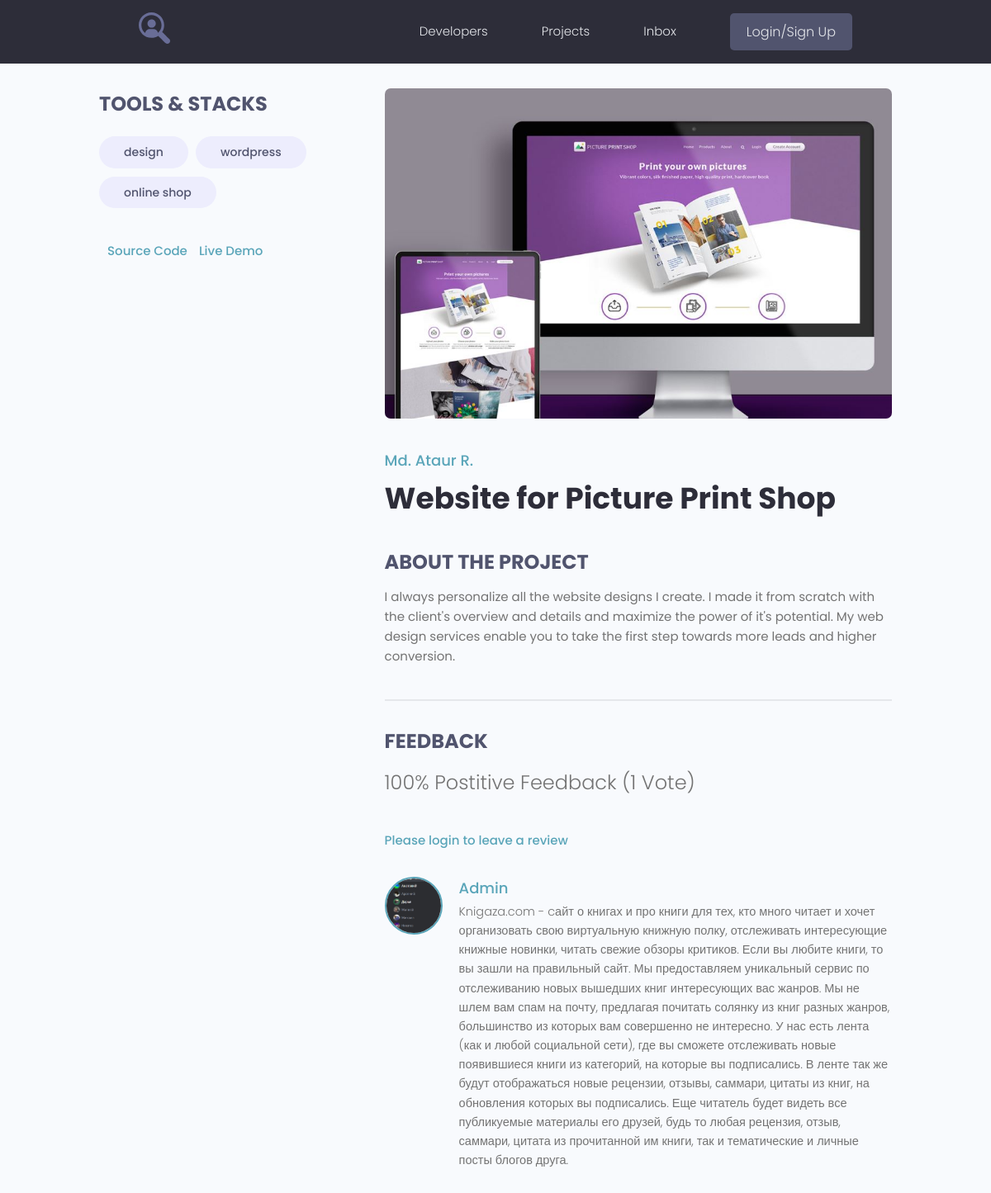
The app's page /projects/project/1/ with its own data.
### projects/models.py (models this page shows, shortened)
class Tag(models.Model):
    name = models.CharField(max_length=200)
    created = models.DateTimeField(auto_now_add=True)
    def __str__(self):
        return self.name

class Project(models.Model):
    owner = models.ForeignKey(Profile, on_delete=models.SET_NULL, blank=True, null=True)
    title = models.CharField(max_length=200)
    description = models.TextField(blank=True, null=True)
    feature_image = models.ImageField(blank=True, null=True, upload_to='projects/%Y/%m/%d', default='default.jpg')
    demo_link = models.CharField(max_length=200, blank=True, null=True)
    source_link = models.CharField(max_length=200, blank=True, null=True)
    tags = models.ManyToManyField('Tag', blank=True)
    vote_total = models.IntegerField(default=0)
    vote_ratio = models.IntegerField(default=0)
    created = models.DateTimeField(auto_now_add=True)
    class Meta:
        ordering = [
            '-vote_ratio',
            'vote_total',
            'title',
        ]
    def reviewers(self):
        queryset = self.review_set.all().values_list('owner__id', flat=True)
        return queryset

class Review(models.Model):
    VOTE_TYPE = (
        ('up', 'Up Vote'),
        ('down', 'Down Vote'),
    )
    owner = models.ForeignKey(Profile, on_delete=models.CASCADE)
    project = models.ForeignKey(Project, on_delete=models.CASCADE)
    body = models.TextField(blank=True, null=True)
    value = models.CharField(max_length=100, choices=VOTE_TYPE)
    created = models.DateTimeField(auto_now_add=True)
    class Meta:
        unique_together = [
            ['owner', 'project'],
        ]

### users/models.py (models this page shows, shortened)
class Profile(models.Model):
    user = models.OneToOneField(User, on_delete=models.CASCADE, null=True, blank=True)
    name = models.CharField(max_length=200, blank=True, null=True)
    email = models.EmailField(max_length=200, blank=True, null=True)
    username = models.CharField(max_length=200, blank=True, null=True)
    short_info = models.CharField(max_length=200, blank=True, null=True)
    bio = models.TextField(blank=True, null=True)
    profile_image = models.ImageField(upload_to='profiles/', default='profiles/user-default.png')
    social_github = models.CharField(max_length=200, blank=True, null=True)
    social_youtube = models.CharField(max_length=200, blank=True, null=True)
    social_website = models.CharField(max_length=200, blank=True, null=True)
    created = models.DateTimeField(auto_now_add=True)

### projects/views.py (the view, shortened to what this page needs)
# urls.py: path('project/<str:pk>/', get_project, name='project'),
def get_project(request, pk):
    project = Project.objects.get(id=pk)
    form = ReviewForm()
    context = {
        'project': project,
        'form': form,
    }
    return render(request, 'projects/single-project.html', context=context)

### projects/templates/projects/single-project.html (shortened to what this page needs)
{% extends 'projects/base.html' %}
{% block content %}
  <main class="singleProject my-md">
    <div class="container">
      <div class="layout">
        <div class="column column--1of3">
          <h3 class="singleProject__subtitle">Tools & Stacks</h3>
          <div class="singleProject__toolStack">
            {% for tag in project.tags.all %}
              <span class="tag tag--pill tag--sub tag--lg">
                <small>{{ tag }}</small>
              </span>
            {% endfor %}
          </div>
          {% if project.source_link %}
            <a class="singleProject__liveLink" href="{{ project.source_link }}" target="_blank">Source Code
            </a>
          {% endif %}
          {% if project.demo_link %}
            <a class="singleProject__liveLink" href="{{ project.demo_link }}" target="_blank">Live Demo
            </a>
          {% endif %}
        </div>
        <div class="column column--2of3">
          <img class="singleProject__preview" src="{{ project.feature_image.url }}" alt="portfolio thumbnail" />
          <a href="{% url 'user_profile' project.owner.id %}" class="singleProject__developer">{{ project.owner.name }}</a>
          <h2 class="singleProject__title">{{ project.title }}</h2>
          <h3 class="singleProject__subtitle">About the Project</h3>
          <div class="singleProject__info">{{ project.description }}</div>
          <div class="comments">
            <h3 class="singleProject__subtitle">Feedback</h3>
            <h5 class="project--rating">
              {{ project.vote_ratio }}% Postitive Feedback ({{ project.vote_total }} Vote{{ project.vote_total|pluralize:'s' }})
            </h5>
            {% if requests.user.profile.id in project.reviewers %}
              <p>You have already submitted your review for this project</p>
            {% elif request.user.profile == project.owner %}
              <p>You cannot review your own work</p>
            {% else %}
              <a href="{% url 'login' %}">Please login to leave a review</a>
            {% endif %}
            <div class="commentList">
              {% for review in project.review_set.all %}
                {% if review.body %}
                  <div class="comment">
                    <a href="{% url 'user_profile' review.owner.id %}">
                      <img class="avatar avatar--md"
                        src="{{ review.owner.profile_image.url }}" alt="user" />
                    </a>
                    <div class="comment__details">
                      <a href="{% url 'user_profile' review.owner.id %}" class="comment__author">{{ review.owner.name }}</a>
                      <p class="comment__info">{{ review.body|linebreaksbr }}</p>
                    </div>
                  </div>
                {% endif %}
              {% endfor %}
            </div>
          </div>
        </div>
      </div>
    </div>
  </main>
{% endblock %}

### projects/static/styles/app.css (style rules this page uses)
:root { --color-sub: #2d2d39; }
img { width: 100%; }
.singleProject .column--1of3 { order: 2; }
@media screen and (min-width: 1081px) { .singleProject .column--1of3 { order: 1; } }
@media screen and (min-width: 1081px) { .singleProject .column--2of3 { order: 2; } }
.singleProject__toolStack { margin-top: 2rem; margin-bottom: 4rem; }
.singleProject__liveLink { font-weight: 500; transition: all 0.3s ease-in-out; border-bottom: 2px solid transparent; }
.singleProject__preview { height: 50vh; object-fit: cover; object-position: top center; margin-bottom: 3rem; border-radius: 0.7rem; }
.singleProject__developer { font-size: 1.8rem; font-weight: 500; }
.singleProject__title { font-size: 3.6rem; font-weight: 700; color: var(--color-sub); margin-bottom: 3rem; }
.project--rating { margin-bottom: 1.6em; margin-top: .5em; }
.singleProject__subtitle { text-transform: uppercase; font-size: 2.4rem; font-weight: 700; color: var(--color-sub-light); margin-bottom: 1rem; }
.comments { margin-top: 4rem; padding-top: 3rem; border-top: 2px solid var(--color-light); }
.commentList { margin: 3rem 0; }
.comment { display: flex; gap: 2rem; }
.comment__author { font-size: 1.8rem; }
.comment__info { font-size: 1.45rem; }

### projects/static/uikit/styles/modules/_variables.css (style rules this page uses)
:root { --color-main: #5aa5b9; --color-main-light: #e6faff; --color-sub: #3f4156; --color-sub-light: #51546e; --color-sub-lighter: #ededfd; --color-text: #737373; --color-gray: #8b8b8b; --color-light: #e5e7eb; --color-light-gray: #767676; --color-bg: #f8fafd; --color-white: #fffefd; --color-white-light: #f3f3f3; --color-success: #359e64; --color-success-bg: #def8e8; --color-error: #fc4b0b; --color-error-bg: #fff2ee; --font-base: 'Poppins', arial, helvetica, 'Segoe UI', roboto, ubuntu, sans-serif; --font-monospace: 'Fira Code', 'Courier New', courier, monospace; --font-regular: 300; --font-medium: 500; --font-bold: 700; --generic-shadow: 1px 1px 5px #00000010; --generic-transition: all 0.3s ease-in-out; }

### projects/static/uikit/styles/modules/_base.css (style rules this page uses)
* { margin: 0; padding: 0; box-sizing: border-box; text-rendering: optimizeLegibility; color: inherit; font-size: inherit; }
html { font-size: 50%; }
@media only screen and (min-width: 480px) { html { font-size: 56.25%; } }
@media only screen and (min-width: 1200px) { html { font-size: 62.5%; } }
body { line-height: 1.6; font-weight: 400; font-size: 1.5rem; color: var(--color-text); background-color: var(--color-bg); min-height: 100vh; }

### projects/static/uikit/styles/modules/_typography.css (style rules this page uses)
* { font-family: var(--font-base); }
h2 { font-size: 3.6rem; font-weight: var(--font-bold); }
h3 { font-size: 3.2rem; font-weight: var(--font-medium); }
h5 { font-size: 2.4rem; font-weight: var(--font-medium); }
h5, h6 { font-weight: var(--font-regular); }
p, span, strong { font-size: 1.6rem; color: var(--color-text); font-weight: var(--font-regular); }
a { padding-bottom: 2px; text-decoration: none; display: inline-block; color: var(--color-main); font-weight: var(--font-medium); }

### projects/static/uikit/styles/modules/_utilities.css (style rules this page uses)
.container { width: 92%; max-width: 165rem; margin: 0 auto; box-sizing: border-box; }
@media screen and (min-width: 1000px) { .container { width: 90%; } }
@media screen and (min-width: 1200px) { .container { width: 80%; } }
.my-md { margin: 3rem auto; }

### projects/static/uikit/styles/modules/_avatar.css (style rules this page uses)
.avatar { border-radius: 50%; border: 2px solid var(--color-main); object-fit: cover; }
.avatar--md { height: 7rem; width: 7rem; }

### projects/static/uikit/styles/modules/_tag.css (style rules this page uses)
.tag { display: inline-flex; align-items: center; background-color: var(--color-sub); height: -webkit-fit-content; height: -moz-fit-content; height: fit-content; width: -webkit-fit-content; width: -moz-fit-content; width: fit-content; border-radius: 0.5rem; padding: 0.5rem 1.5rem; font-size: 1.2rem; cursor: pointer; }
.tag:not(:last-child) { margin-right: 0.25rem; margin-bottom: 0.75rem; }
.tag > small { color: var(--color-white); }
.tag--pill { border-radius: 5rem; }
.tag--sub, .tag--sub > small { background: var(--color-sub-lighter); color: var(--color-sub-light); font-weight: 500; }
.tag--lg { padding: 0.8rem 3rem; font-size: 1.4rem; }
.tag--lg:not(:last-child) { margin-right: 0.5rem; margin-bottom: 1rem; }

### projects/static/uikit/styles/modules/_layout.css (style rules this page uses)
.layout { display: flex; flex-flow: row wrap; justify-content: space-between; }
.layout > .column { margin-bottom: 3rem; }
.layout > .column.column--1of3 { flex-basis: 30%; }
.layout > .column.column--2of3 { flex-basis: 64%; }

### records on screen
Tag: name "design"
Tag: name "wordpress"
Tag: name "online shop"
Project: feature_image (picture), owner.name "Md. Ataur R.", title "Website for Picture Print Shop", description "I always personalize all the website designs I create. I made it from scratch with the client's overview and details and maximize the power of it's potential. My web design services enable you to take the first step towards more leads and higher conversion.", vote_ratio "100", vote_total "1"
Review: owner.profile_image (picture), owner.name "Admin", body "Knigaza.com - cайт о книгах и про книги для тех, кто много читает и хочет организовать свою виртуальную книжную полку, отслеживать интересующие книжные новинки, читать свежие обзоры критиков. Если вы любите книги, то вы зашли на правильный сайт. Мы предоставляем уникальный сервис по отслеживанию новых вышедших книг интересующих вас жанров. Мы не шлем вам спам на почту, предлагая почитать солянку из книг разных жанров, большинство из которых вам совершенно не интересно. У нас есть лента (как и любой социальной сети), где вы сможете отслеживать новые появившиеся книги из категорий, на которые вы подписались. В ленте так же будут отображаться новые рецензии, отзывы, саммари, цитаты из книг, на…"
